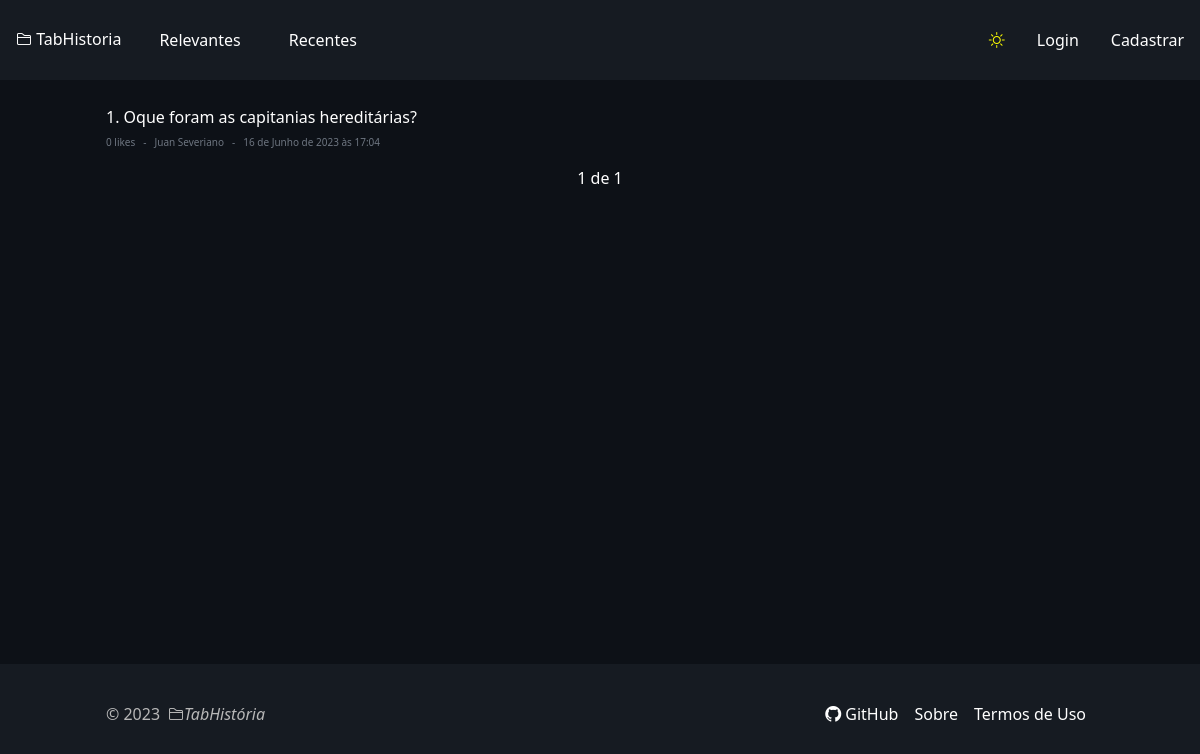
The app's page /, older data.
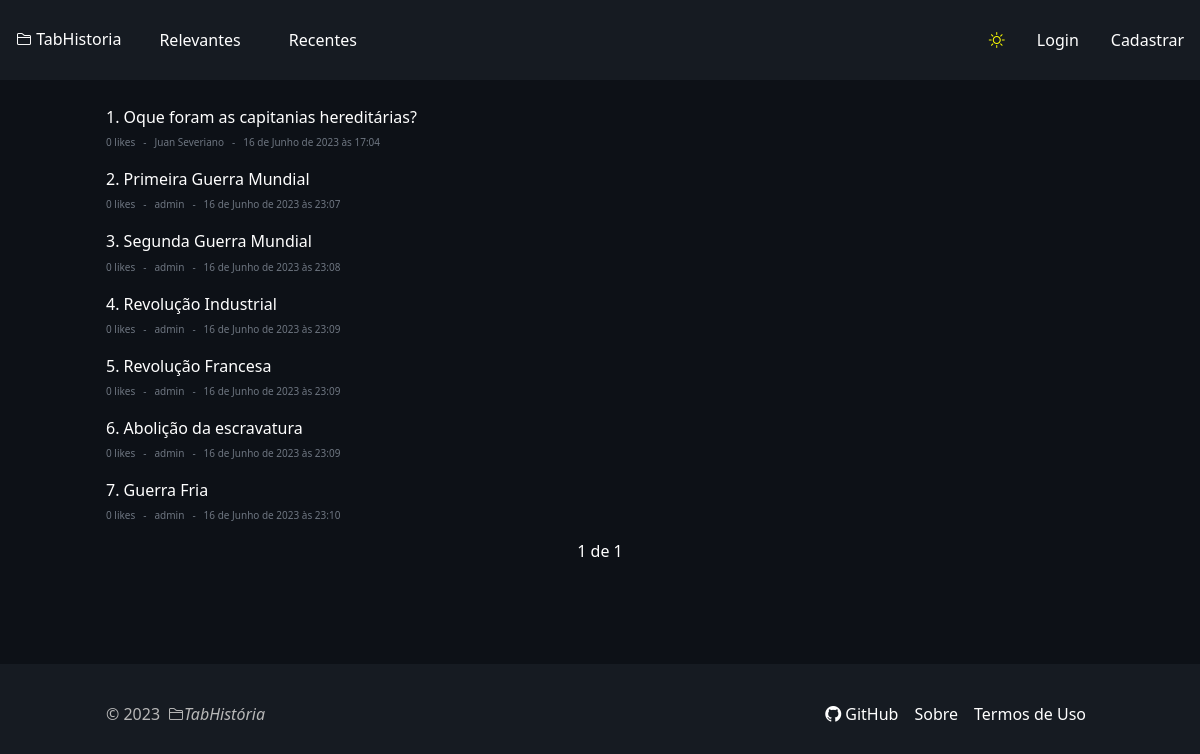
The same page, newer data.
### apps/post/models.py (models this page shows, shortened)
class Post(models.Model):
    title = models.CharField(max_length=100)
    creator = models.ForeignKey(User, on_delete=models.CASCADE)
    likes = models.IntegerField(blank=True, null=True,  default=0)
    users_liked = models.ManyToManyField(
        User, related_name='users_liked', blank=True)
    users_disliked = models.ManyToManyField(
        User, related_name='users_disliked', blank=True)
    comments = models.ManyToManyField(Comment, blank=True)
    creation_date = models.DateTimeField(auto_now_add=True)
    update_date = models.DateTimeField(auto_now=True)
    content = models.TextField()

### apps/home/views.py (the view)
# urls.py: path('', views.home, name='home'),
def home(request):
    if request.method == 'GET':
        category = request.GET.get('category')
        if category == 'recent':
            posts = Post.objects.all().order_by('-creation_date')
        else:
            posts = Post.objects.annotate(
                date=TruncDate('creation_date')).order_by('-date', '-likes')
        paginator = Paginator(posts, 10)
        page = request.GET.get('page')
        posts = paginator.get_page(page)
        context = {'posts': posts, 'category': category, 'page_quantit': 10}
        return render(request, 'pages/index.html', context=context)
    return HttpResponse("Invalid request")

### core/custom_filters.py (called while the page is built)
@register.filter
def index_post(value, page):
    if page <= 1:
        return value
    return value + (page -1) * 10

### apps/home/templates/pages/index.html (shortened to what this page needs)
{% extends 'base.html' %}
{% load static %}
{% load custom_filters %}
{% block body %}
<main class="dark-mode" id="main">
  <section class="container text-white pt-4">
    <div class="grid-container">
      {% for post in posts %}
      <div class="news pt-1 grid-item">
        <h2 class="fs-6 weight">
          {{ forloop.counter|index_post:posts.number }}.
          <a href="{% url 'post:post_viewer' post.id %}" class="post-link">{{ post.title }}</a>
        </h2>
        <div class="more d-flex align-items-center justify-content-start gap-2">
          <p>{{ post.likes }} likes</p>
          <p>-</p>
          <p>{{ post.creator }}</p>
          <p>-</p>
          <p>{{ post.creation_date }}</p>
        </div>
      </div>
      {% endfor %}
    </div>
  </section>
  <section class="container d-flex align-items-center justify-content-center px-1">
    <div class="pass">
      <span class="current">
        {{ posts.number }} de {{ posts.paginator.num_pages }}
      </span>
    </div>
  </section>
</main>
{% endblock %}

### templates/base.html (shortened to what this page needs)
{% load static %}
<!DOCTYPE html>
<html lang="pt-br">
<head>
  <link href="https://cdn.jsdelivr.net/npm/bootstrap@5.3.0-alpha3/dist/css/bootstrap.min.css" rel="stylesheet">
  <link rel="stylesheet" href="https://cdn.jsdelivr.net/npm/bootstrap-icons@1.10.5/font/bootstrap-icons.css">
  <link rel="stylesheet" href="{% static 'css/style.css' %}">
</head>
<body onload="messageAlert()">
  {% include 'partials/hearder.html' %}
  {% block body %}{% endblock %}
  {% include 'partials/footer.html' %}
</body>
</html>

### templates/partials/hearder.html (shortened to what this page needs)
<header style="height: 10vh; background-color: #161B22;" class="d-flex align-items-center justify-content-between">
  <nav class="navbar-nav">
    <ul class="nav">
      <li class="nav-item"><a class="nav-link" href="{% url 'home:home' %}"><i class="bi bi-folder2"></i> <span>TabHistoria</span></a></li>
      <form action="{% url 'home:home' %}" method="GET" >
        <button type="submit" name="category" value="relevant" style="border: none; background: none; color: inherit;"><li class="nav-item"><a class="nav-link">Relevantes</a></li></button>
        <button type="submit" name="category" value="recent" style="border: none; background: none; color: inherit;"><li class="nav-item"><a class="nav-link">Recentes</a></a></li></button>
      </form>
    </ul>
  </nav>
  <nav class="navbar-nav">
    <ul class="nav">
      <li class="nav-item"><i class="bi bi-brightness-high nav-link change" id="change-theme"></i></li>
      {% if not user.is_authenticated %}
        <li class="nav-item"><a class="nav-link" href="{% url 'authentication:login' %}">Login</a></li>
        <li class="nav-item"><a class="nav-link" href="{% url 'authentication:register' %}">Cadastrar</a></li>
      {% endif %}
    </ul>
  </nav>
</header>

### templates/partials/footer.html
<footer class="footer container align-items-center d-flex justify-content-between mb-0" style="height: 10vh; width: 100vw;">
  <div class="d-flex align-items-center gap-2">
      &copy; 2023 <i class="bi bi-folder2">TabHistória</i>
  </div>
  <nav class="navbar navbar-expand-lg navbar-dark">
    <ul class="navbar-nav" style="display: flex; flex-direction: row;">
      <li class="nav-item"><a class="nav-link" href="https://github.com/Michel-Rooney/tabHistoria/"><i class="bi bi-github"></i> GitHub</a></li>
      <li class="nav-item"><a class="nav-link" href="{% url 'home:about' %}">Sobre</a></li>
      <li class="nav-item"><a class="nav-link" href="#">Termos de Uso</a></li>
    </ul>
  </nav>
</footer>

### templates/static/css/style.css (style rules this page uses)
html, body { margin: 0; padding: 0; box-sizing: border-box; }
* { font-family: system-ui, -apple-system, BlinkMacSystemFont, 'Segoe UI', Roboto, Oxygen, Ubuntu, Cantarell, 'Open Sans', 'Helvetica Neue', sans-serif; }
.nav-link { color: white; }
.bi-brightness-high { color: yellow; }
.dark-mode { min-height: 73vh; padding-bottom: 30px; background-color: #0D1117; }
.text-white { color: white; }
.dark-mode .container { color: #fff; }
.container { max-width: 1012px; }
.more p { font-size: 10px; color: #6E7681; }
a { color: #fff; text-decoration: none; }
.weight { font-weight: 300; }
body { background-color: #161B22; }
.footer { margin-bottom: 0; color: #b8b8b8; min-height: 100px; }

Row changes from the older to the newer data that the page shows:
added Post: title "Primeira Guerra Mundial", likes "0", creator "admin", creation_date "16 de Junho de 2023 às 23:07"
added Post: title "Segunda Guerra Mundial", likes "0", creator "admin", creation_date "16 de Junho de 2023 às 23:08"
added Post: title "Revolução Industrial", likes "0", creator "admin", creation_date "16 de Junho de 2023 às 23:09"
added Post: title "Revolução Francesa", likes "0", creator "admin", creation_date "16 de Junho de 2023 às 23:09"
added Post: title "Abolição da escravatura", likes "0", creator "admin", creation_date "16 de Junho de 2023 às 23:09"
added Post: title "Guerra Fria", likes "0", creator "admin", creation_date "16 de Junho de 2023 às 23:10"
